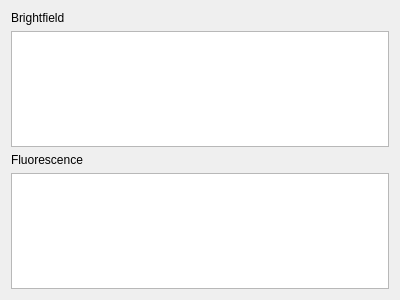
<?xml version="1.0" encoding="UTF-8"?>
<ui version="4.0">
 <class>ListOpenFiles</class>
 <widget class="QDialog" name="ListOpenFiles">
  <property name="geometry">
   <rect>
    <x>0</x>
    <y>0</y>
    <width>400</width>
    <height>300</height>
   </rect>
  </property>
  <property name="windowTitle">
   <string>Open Files</string>
  </property>
  <layout class="QGridLayout" name="gridLayout_2">
   <item row="2" column="0">
    <widget class="QLabel" name="label_2">
     <property name="text">
      <string>Fluorescence</string>
     </property>
    </widget>
   </item>
   <item row="0" column="0">
    <widget class="QLabel" name="label">
     <property name="text">
      <string>Brightfield</string>
     </property>
    </widget>
   </item>
   <item row="1" column="0">
    <widget class="QListWidget" name="bfList"/>
   </item>
   <item row="3" column="0">
    <widget class="QListWidget" name="flList"/>
   </item>
  </layout>
 </widget>
 <resources/>
 <connections/>
</ui>
